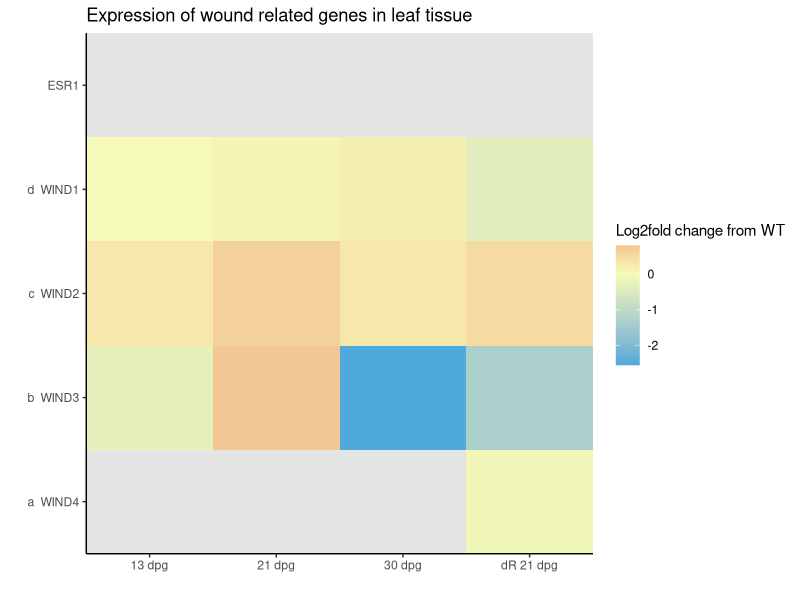
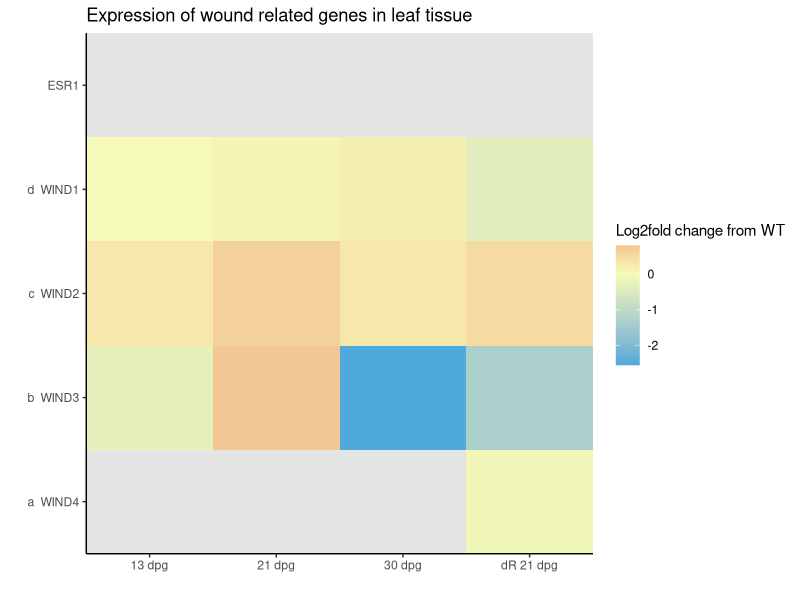

Here is the R script that generated these plots, in order:
## ---- chunk 1
#heat map WINDs

library(ggplot2)
library(viridisLite)

genes <- rep(c("d  WIND1", "c  WIND2", "b  WIND3", "a  WIND4", "ESR1"), 4) 
ages <- c(
  rep(c("13 dpg"), 5), 
  rep(c("21 dpg"), 5), 
  rep(c("30 dpg"), 5), 
  rep(c("dR 21 dpg"), 5) )
expression <- c(-0.005458557, 0.287708271, -0.290654882, NA, NA, 
                0.0835278, 0.631318673, 0.798668463, NA, NA, 
                0.173641071, 0.282411882, -2.55780846, NA, NA, 
                -0.390087778, 0.496760624, -1.345117827, -0.095357452, NA)

length(genes)
length(ages)
length(expression)
df <- data.frame(genes, ages, expression)
df

down_blue = "#0377bd"
light_blue = "#81bbde"
up_red = "#c62828"
light_red = "#d15252"

new_blue = "#4daada"
new_red = "#db4d4b"
mid = "#f5fab7"
grey = "#e4e4e4"

p <- ggplot(df, aes(x=ages, y=genes, fill=expression)) + 
         geom_tile() + 
  scale_fill_gradient2(midpoint = 0, low = new_blue, mid = mid, high = new_red, na.value = grey) + 
  ggtitle("Expression of wound related genes in leaf tissue") + 
  xlab("") + ylab("") + 
  scale_y_discrete(expand = c(0, 0)) + scale_x_discrete(expand = c(0,0)) + 
  labs(fill = "Log2fold change from WT")

p + theme_classic()

ggsave("heat map winds.png", width = 5, height = 3)
